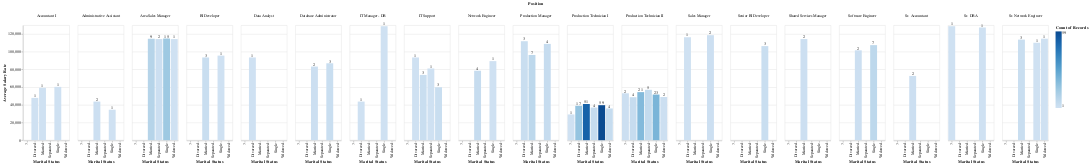

The notebook cell saved with this chart:
### Code cell
bars = alt.Chart(singularData).mark_bar().encode(
    x = alt.X('MaritalDesc', axis=alt.Axis(title='Marital Status')),
    y = alt.Y('average(SalaryRate)', axis=alt.Axis(title='Average Salary Rate')),
    color = 'count()',
)
text = text = bars.mark_text(
    align='center',
    baseline='middle',
    dy=-5  # Nudges text to right so it doesn't appear on top of the bar
).encode(
    text='count():Q',
    color=alt.value('black')
)

alt.layer(bars, text, data=singularData).facet(
    column='Position'
)

### Figure 1 — Vega-Lite specification as saved in the notebook (floating-point values rounded to 4 significant figures; data arrays with more than 128 entries replaced by an {"elided": "..."} marker saying what was removed)
{"config": {"view": {"continuousWidth": 400, "continuousHeight": 300}}, "data": {"name": "data-b36e93a49865fa7c06d141615b9e74c2"}, "facet": {"column": {"type": "nominal", "field": "Position"}}, "spec": {"layer": [{"mark": "bar", "encoding": {"color": {"type": "quantitative", "aggregate": "count"}, "x": {"type": "nominal", "axis": {"title": "Marital Status"}, "field": "MaritalDesc"}, "y": {"type": "quantitative", "aggregate": "average", "axis": {"title": "Average Salary Rate"}, "field": "SalaryRate"}}}, {"mark": {"type": "text", "align": "center", "baseline": "middle", "dy": -5}, "encoding": {"color": {"value": "black"}, "text": {"type": "quantitative", "aggregate": "count"}, "x": {"type": "nominal", "axis": {"title": "Marital Status"}, "field": "MaritalDesc"}, "y": {"type": "quantitative", "aggregate": "average", "axis": {"title": "Average Salary Rate"}, "field": "SalaryRate"}}}]}, "$schema": "https://vega.github.io/schema/vega-lite/v4.8.1.json", "datasets": {"data-b36e93a49865fa7c06d141615b9e74c2": {"elided": "291 records"}}}
